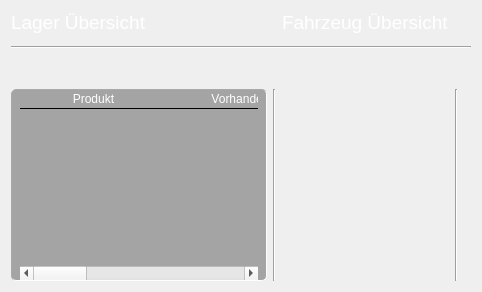
      <widget class="QWidget" name="tab_4">
       <attribute name="title">
        <string>Übersicht</string>
       </attribute>
       <layout class="QGridLayout" name="gridLayout_12">
        <item row="0" column="0">
         <layout class="QGridLayout" name="gridLayout">
          <item row="0" column="4">
           <widget class="QLabel" name="label_12">
            <property name="text">
             <string/>
            </property>
           </widget>
          </item>
          <item row="4" column="0">
           <widget class="QTableWidget" name="overview_stock_table">
            <property name="minimumSize">
             <size>
              <width>0</width>
              <height>0</height>
             </size>
            </property>
            <property name="styleSheet">
             <string notr="true">QTableView {
border: 1px inset darkgrey;
border-radius: 5px;
padding: 0 8px;
font-size: 13px;
color: white;
gridline-color: rgb(164, 164, 165);
Background-color: rgb(164, 164, 165);

}
QHeaderView::section{

border-style: none;
Color: white;
gridline-color: rgb(164, 164, 165);
background-color: rgb(164, 164, 165);
border-bottom: 1px inset black;

}
QTableView::item{
border-bottom : 1px inset black;
gridline-color: rgb(164, 164, 165);
text-align: center;
}</string>
            </property>
            <property name="editTriggers">
             <set>QAbstractItemView::EditKeyPressed</set>
            </property>
            <property name="dragDropOverwriteMode">
             <bool>false</bool>
            </property>
            <attribute name="horizontalHeaderCascadingSectionResizes">
             <bool>true</bool>
            </attribute>
            <attribute name="horizontalHeaderMinimumSectionSize">
             <number>110</number>
            </attribute>
            <attribute name="horizontalHeaderDefaultSectionSize">
             <number>147</number>
            </attribute>
            <attribute name="horizontalHeaderStretchLastSection">
             <bool>true</bool>
            </attribute>
            <attribute name="verticalHeaderVisible">
             <bool>false</bool>
            </attribute>
            <column>
             <property name="text">
              <string>Produkt</string>
             </property>
            </column>
            <column>
             <property name="text">
              <string>Vorhanden</string>
             </property>
            </column>
            <column>
             <property name="text">
              <string>Mindestbestand</string>
             </property>
            </column>
            <column>
             <property name="text">
              <string>Status</string>
             </property>
            </column>
           </widget>
          </item>
          <item row="4" column="2">
           <layout class="QVBoxLayout" name="verticalLayout"/>
          </item>
          <item row="2" column="0" colspan="5">
           <widget class="Line" name="line_11">
            <property name="orientation">
             <enum>Qt::Horizontal</enum>
            </property>
           </widget>
          </item>
          <item row="0" column="0">
           <widget class="QLabel" name="label_19">
            <property name="maximumSize">
             <size>
              <width>16777215</width>
              <height>30</height>
             </size>
            </property>
            <property name="font">
             <font>
              <pointsize>14</pointsize>
             </font>
            </property>
            <property name="text">
             <string>&lt;html&gt;&lt;head/&gt;&lt;body&gt;&lt;p&gt;&lt;span style=&quot; color:#ffffff;&quot;&gt;Lager Übersicht&lt;/span&gt;&lt;/p&gt;&lt;/body&gt;&lt;/html&gt;</string>
            </property>
           </widget>
          </item>
          <item row="4" column="4">
           <layout class="QVBoxLayout" name="verticalLayout2"/>
          </item>
          <item row="4" column="1">
           <widget class="Line" name="line_10">
            <property name="orientation">
             <enum>Qt::Vertical</enum>
            </property>
           </widget>
          </item>
          <item row="4" column="3">
           <widget class="Line" name="line_4">
            <property name="orientation">
             <enum>Qt::Vertical</enum>
            </property>
           </widget>
          </item>
          <item row="0" column="2">
           <widget class="QLabel" name="label_20">
            <property name="maximumSize">
             <size>
              <width>16777215</width>
              <height>30</height>
             </size>
            </property>
            <property name="font">
             <font>
              <pointsize>14</pointsize>
             </font>
            </property>
            <property name="text">
             <string>&lt;html&gt;&lt;head/&gt;&lt;body&gt;&lt;p&gt;&lt;span style=&quot; color:#ffffff;&quot;&gt;Fahrzeug Übersicht&lt;/span&gt;&lt;/p&gt;&lt;/body&gt;&lt;/html&gt;</string>
            </property>
           </widget>
          </item>
          <item row="3" column="0">
           <widget class="QLabel" name="label_overview_stock">
            <property name="maximumSize">
             <size>
              <width>500</width>
              <height>30</height>
             </size>
            </property>
            <property name="text">
             <string>&lt;html&gt;&lt;head/&gt;&lt;body&gt;&lt;p&gt;&lt;br/&gt;&lt;/p&gt;&lt;/body&gt;&lt;/html&gt;</string>
            </property>
           </widget>
          </item>
          <item row="1" column="1">
           <widget class="Line" name="line_9">
            <property name="orientation">
             <enum>Qt::Vertical</enum>
            </property>
           </widget>
          </item>
         </layout>
        </item>
       </layout>
      </widget>
